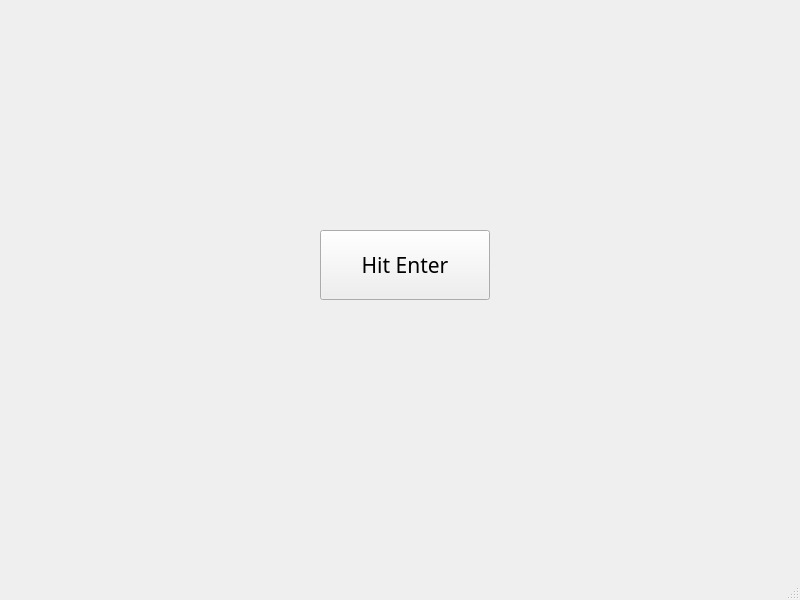
<?xml version="1.0" encoding="UTF-8"?>
<ui version="4.0">
 <class>Refresh</class>
 <widget class="QMainWindow" name="Refresh">
  <property name="geometry">
   <rect>
    <x>0</x>
    <y>0</y>
    <width>800</width>
    <height>600</height>
   </rect>
  </property>
  <property name="windowTitle">
   <string>MainWindow</string>
  </property>
  <widget class="QWidget" name="centralwidget">
   <widget class="QPushButton" name="refreshBtn">
    <property name="geometry">
     <rect>
      <x>320</x>
      <y>230</y>
      <width>170</width>
      <height>70</height>
     </rect>
    </property>
    <property name="font">
     <font>
      <family>Tw Cen MT Condensed Extra Bold</family>
      <pointsize>16</pointsize>
     </font>
    </property>
    <property name="text">
     <string>Hit Enter</string>
    </property>
    <property name="shortcut">
     <string>Return</string>
    </property>
   </widget>
  </widget>
  <widget class="QMenuBar" name="menubar">
   <property name="geometry">
    <rect>
     <x>0</x>
     <y>0</y>
     <width>800</width>
     <height>26</height>
    </rect>
   </property>
  </widget>
  <widget class="QStatusBar" name="statusbar"/>
 </widget>
 <resources/>
 <connections/>
</ui>
